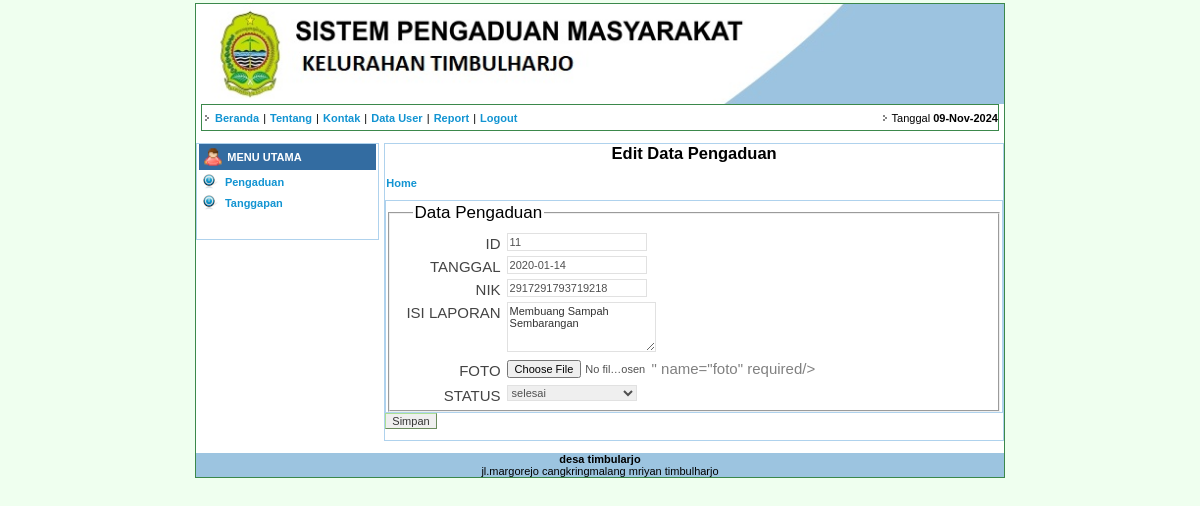
The app's page /user/masyarakat/data/pengaduan/edit.php?id=11 with its own data.
### tables this page shows
CREATE TABLE IF NOT EXISTS `pengaduan` (
  `id_pengaduan` int(11) NOT NULL,
  `tgl_pengaduan` date NOT NULL,
  `nik` char(16) NOT NULL,
  `isi_laporan` text NOT NULL,
  `foto` varchar(255) NOT NULL,
  `status` enum('0','proses','selesai') NOT NULL
);

### user/masyarakat/data/pengaduan/edit.php (the view, shortened to what this page needs)
<html>
<head>
<link href="../../css/style.css" rel="stylesheet" type="text/css">
<body topmargin="3">
<table width="798" class="border" border="0" align="center" cellpadding="0" cellspacing="0">
  <tr bgcolor="#FFFFFF">
    <td colspan="3" bgcolor="#009900"><img src="../../gambar/header1.jpg" height="100"></td>
  </tr>
  <tr bgcolor="#FFFFFF">
    <td colspan="3"><table width="798" class="border" bordercolor="#009999" align="center" cellpadding="0" cellspacing="0">
      <tr class="ListBack">
        <td width="597" height="25" valign="middle" ><img src="../../gambar/ikon.png" width="9" height="9">
          <a href="../../index.php" target="_self" class="katlink">Beranda</a> |
          <a href="../../tentang.php" target="_self" class="katlink">Tentang</a> |
          <a href="../../kontak.php" target="_self" class="katlink">Kontak</a> |
          <a href="pengaduan.php" target="_self" class="katlink">Data User</a> |
          <a href="../../report.php" target="_self" class="katlink">Report</a> |
          <a href="../../logout.php" target="_self" class="katlink">Logout</a>
        </td>
        <td width="199" align="right">&nbsp;<img src="../../gambar/ikon.png" width="9" height="9"><b>
        </b> Tanggal <b><?php echo date('d-M-Y');?></b></td>
      </tr>
    </table></td>
  </tr>
  <tr bgcolor="#FFFFFF">
    <td width="181">&nbsp;</td>
    <td width="5">&nbsp;</td>
    <td width="610">&nbsp;</td>
  </tr>
  <tr bgcolor="#FFFFFF">
    <td align="center" valign="top">
  <table width="100%" class="BorderUtama" border="0" cellpadding="0" cellspacing="0">
    <tr align="center" class="ListBack">
          <td width="167" height="25" class="HEAD" align="left">
       <table width="98%" border="0" align="center" cellpadding="0" cellspacing="0" >
          <tr>
          <td width="16%" height="26" align="center" bgcolor="#336CA1" ><img src="../../gambar/user_red.png" width="20" height="20"></td>
          <td width="84%" bgcolor="#336CA1" class="HEAD"><strong>MENU UTAMA</strong></td>
        </tr>
      </table>      </td>
        </tr>
    <tr>
          <td height="18" align="center" valign="top" bgcolor="#FFFFFF" >
        <table width="98%" border="0" align="center" cellpadding="2" cellspacing="2"  >
          <tr>
          <td width="8%"><img src="../../gambar/shutdown.png" width="15" height="15"></td>
          <td width="92%"><a class="katlink" href="pengaduan.php">Pengaduan</a></td>
        </tr>
          <td><img src="../../gambar/shutdown.png" width="15" height="15"></td>
          <td><a href="../tanggapan/tanggapan.php" target="_self" class="katlink">Tanggapan</a></td>
          </tr>
        </table>
        </tr>
        <tr align="center" class="ListBack">
          <td width="167" height="25" class="HEAD" align="left" valign="middle" >&nbsp;     </td>
        </tr>
      </table></td>
    <td>&nbsp;</td>
    <td width="610" valign="top" bgcolor="#FFFFFF" class="BorderUtama">
        <?php
          $id = $_GET['id'];
          $show = mysql_query("SELECT * FROM pengaduan WHERE id_pengaduan = '$id'");
            if(mysql_num_rows($show) == 0){
              echo "<script>window.history.back()</script>";
            }
          else{
            $data = mysql_fetch_assoc($show);
          }
        ?>
        <form action="edit_proses.php" method="post">
        <h2>Edit Data Pengaduan</h2>
        <p><a href="pengaduan.php" class="katlink">Home</a></p>
        <table width="100%" class="BorderUtama" border="0" cellpadding="0" cellspacing="0">
          <tr>
            <td class="registrasi">
              <fieldset class="baris2">
                        <legend>Data Pengaduan</legend>
                        <p>
                            <label>ID</label>
                            <input type="text" value="<?php echo $data['id_pengaduan'];  ?>"  maxlength="16" name="id_pengaduan" required/>
                        </p>
                        <p>
                            <label>TANGGAL</label>
                            <input type="text" value="<?php echo $data['tgl_pengaduan'];  ?>"  name="tgl_pengaduan" size="50" maxlength="50" required/>
                        </p>
                        <p>
                            <label>NIK</label>
                            <input type="text" value="<?php echo $data['nik'];  ?>"  name="nik" size="50" maxlength="50" required/>
                        </p>
                        <p>
                            <label>ISI LAPORAN</label>
                            <textarea name="isi_laporan"><?php echo $data['isi_laporan'];  ?></textarea>
                        </p>
                        <p>
                            <label>FOTO</label>
                            <input type="file" value="<img src="gambar/<?php echo $data['foto'] ?>">" name="foto" required/>
                        </p>
                        <p>
                            <label>STATUS</label>
                            <select name="status" required>
                                <option value="selesai" <?php if($data['status'] == 'selesai'){
                            echo 'selected';
                        } ?>>selesai</option>
                            </select>
                        </p>
                    </fieldset>
                </td>
              </tr>
        </table>
        <input type="submit" name="simpan" value="Simpan">
    </td>
  <tr bgcolor="#FFFFFF">
    <td>&nbsp;</td>
    <td>&nbsp;</td>
    <td>&nbsp;</td>
  </tr>
  <tr bgcolor="#FFFFFF">
    <td colspan="3" align="center" bgcolor="#9CC4E0"><span class="FOOT"><strong>desa timbularjo</strong><br />
jl.margorejo cangkringmalang mriyan timbulharjo</span></td>
  </tr>
</body>
</html>

### user/masyarakat/css/style.css (style rules this page uses)
BODY { background-color :#EFFFEF; font-family:Tahoma, Arial, Helvetica, sans-serif; font-size:11px; background-image:url(../images/background.jpg); background-repeat:repeat; }
h2 { text-align: center; }
.border { border: 1px solid #3B884B; }
.BorderUtama { border: 1px solid #AFD2ED; }
TR.ListBack { background:url(../images/list.png); background-repeat:repeat; }
TD { font-family :Tahoma, Arial, Helvetica, sans-serif; font-size : 11px; }
TD.HEAD { font-family : Tahoma, Arial, Helvetica, sans-serif; font-size : 11px; COLOR: #FFFFFF; }
INPUT, TEXTAREA,SELECT { BORDER-TOP-WIDTH: 1px; BORDER-LEFT-WIDTH: 1px; BORDER-BOTTOM-WIDTH: 1px; BORDER-RIGHT-WIDTH: 1px; BORDER-LEFT-COLOR: #ABDF95; BORDER-BOTTOM-COLOR: #ABDF95; BORDER-TOP-COLOR: #ABDF95; BORDER-RIGHT-COLOR: #ABDF95; FONT: 11px Arial; COLOR: #333333; }
a:link { color: #1294d2; text-decoration: none; }
A.katlink:link { PADDING-RIGHT: 1px; PADDING-LEFT: 1px; FONT-WEIGHT: bold; FONT-SIZE: 11px; PADDING-BOTTOM: 1px; COLOR: #1294d2; PADDING-TOP: 1px; FONT-FAMILY: arial }
td.registrasi p { font-size: 15px; clear:both; margin: 0; color:gray; padding:4px; }
td.registrasi legend { color: #000; padding:2px; margin-left: 14px; font-weight:bold; font-size: 17px; font-weight:100; }
td.registrasi label { color:#444; width:98px; float: left; text-align: right; margin-right: 6px; margin-top:2px; }
td.registrasi input { width: 140px; color: #505050; float: left; margin-right: 5px; }
td.registrasi input[type=text] { border: 1px solid #E1E1E1; height: 18px; }
td.registrasi textarea { border: 1px solid #E1E1E1; height: 50px; }
td.registrasi select { border: 1px solid #E1E1E1; width: 130px; float:left; margin-bottom:3px; color: #505050; margin-right:5px; }

### records on screen
pengaduan: id_pengaduan "11", tgl_pengaduan "2020-01-14", nik "2917291793719218", isi_laporan "Membuang Sampah Sembarangan", status "selesai"
